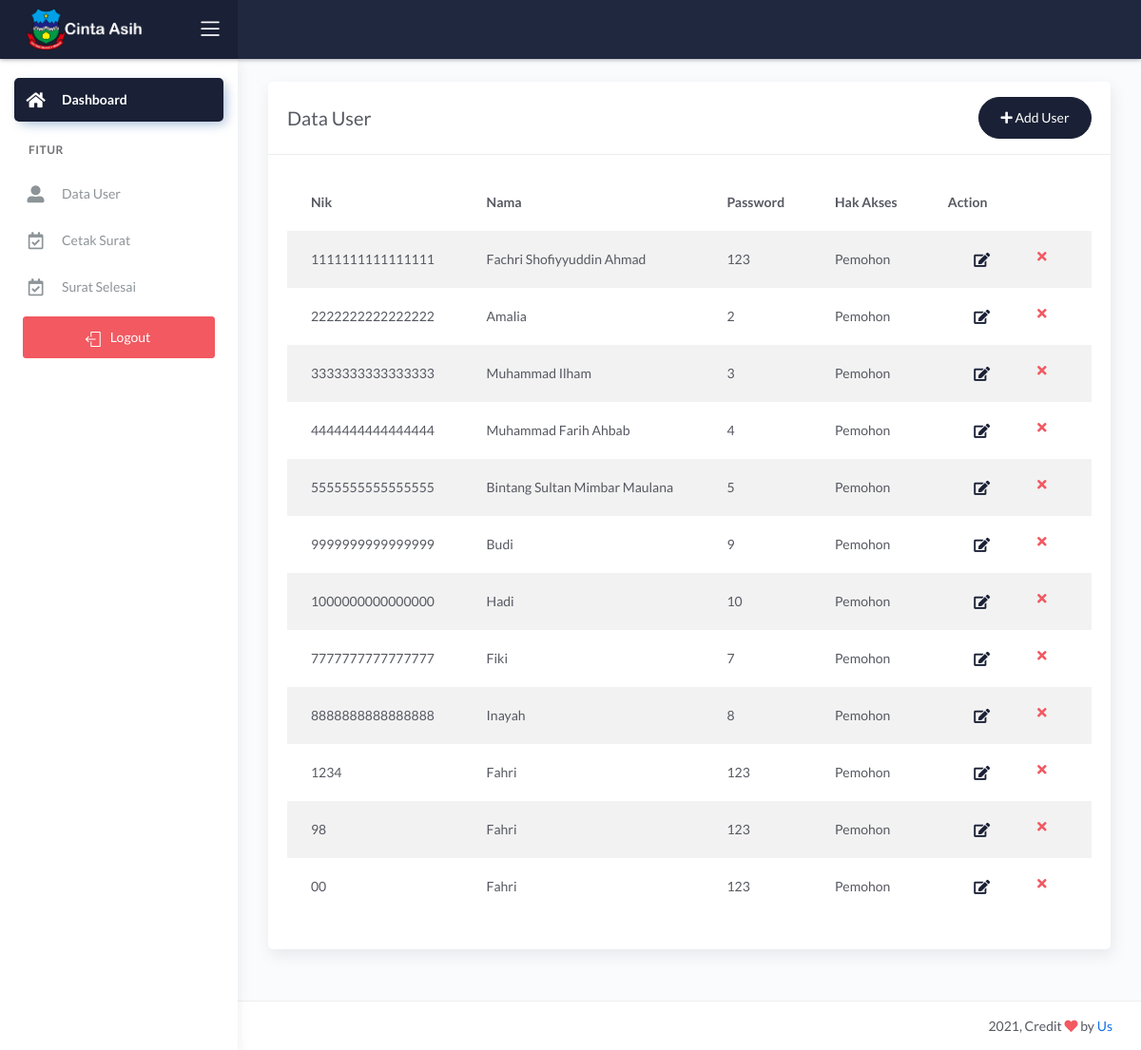
Screenshot of /demo1/main2.php?halaman=tampil_user (signed in) with the database file from the repository.
### tables this page shows
CREATE TABLE `data_pemohon` (
  `nik` varchar(16) NOT NULL,
  `nama` varchar(30) NOT NULL,
  `tanggal_lahir` date NOT NULL,
  `tempat_lahir` varchar(30) NOT NULL,
  `jekel` varchar(20) NOT NULL,
  `agama` varchar(20) NOT NULL,
  `alamat` text NOT NULL,
  `telepon` varchar(13) NOT NULL,
  `pekerjaan` varchar(30) NOT NULL
);

CREATE TABLE `data_user` (
  `nik` varchar(16) NOT NULL,
  `password` varchar(20) NOT NULL,
  `hak_akses` varchar(20) NOT NULL
);

### demo1/tampil_user.php (the view, shortened to what this page needs)
<?php include '../konek.php'; ?>
<link href="css/sweetalert.css" rel="stylesheet" type="text/css">
<div class="page-inner">
    <div class="row">
        <div class="col-md-12">
            <div class="card">
                <div class="card-header">
                    <div class="d-flex align-items-center">
                        <h4 class="card-title">Data User</h4>
                        <a href="?halaman=tambah_user" class="btn btn-primary btn-round ml-auto" style="background:#1a2035!important;">
                            <i class="fa fa-plus"></i>
                            Add User
                        </a>
                    </div>
                </div>
                <div class="card-body">
                    <form action="">
                        <div class="table-responsive">
                            <table id="add" class="display table table-striped table-hover">
                                <thead>
                                    <tr>
                                        <th>Nik</th>
                                        <th>Nama</th>
                                        <th>Password</th>
                                        <th>Hak Akses</th>
                                        <th style="width: 10%">Action</th>
                                    </tr>
                                </thead>
                                <tbody>
                                    <?php
                                    $tampil = "SELECT * FROM data_user natural join data_pemohon";
                                    $query = mysqli_query($konek, $tampil);
                                    while ($data = mysqli_fetch_array($query, MYSQLI_BOTH)) {
                                        $nik = $data['nik'];
                                        $nama = $data['nama'];
                                        $password = $data['password'];
                                        $hak_akses = $data['hak_akses'];
                                    ?>
                                        <tr>
                                            <td><?php echo $nik; ?></td>
                                            <td><?php echo $nama; ?></td>
                                            <td><?php echo $password; ?></td>
                                            <td><?php echo $hak_akses; ?></td>
                                            <td>
                                                <div class="form-button-action">
                                                    <a href="?halaman=ubah_user&nik=<?php echo $nik; ?>" type="button" data-toggle="tooltip" title="" class="btn btn-link btn-primary btn-lg" data-original-title="Edit User">
                                                        <i class="fa fa-edit"></i>
                                                    </a>
                                                    <a href="?halaman=tampil_user" id="hapus" data-id="<?php echo $nik; ?>" data-toggle=" tooltip" title="" class="btn btn-link btn-danger" data-original-title="Hapus User">
                                                        <i class="fa fa-times"></i>
                                                    </a>
                                                </div>
                                            </td>
                                        </tr>
                                    <?php
                                    }
                                    ?>
                                </tbody>
                            </table>
                        </div>
                    </form>
                </div>
            </div>
        </div>
    </div>
</div>

### assets/css/color.css (style rules this page uses)
.btn-primary { background: #1a2035 !important; border-color: #1a2035 !important }

### demo1/tampil_user.php (style rules this page uses)
.btn-primary { background: none !important; border-color: none !important; }
.btn-link.btn-primary { color: #1a2035 !important; }

### rows the page displays
data_pemohon: nik.nik "1111111111111111", nama "Fachri Shofiyyuddin Ahmad", nik.password "123", nik.hak_akses "Pemohon"
data_pemohon: nik.nik "2222222222222222", nama "Amalia", nik.password "2", nik.hak_akses "Pemohon"
data_pemohon: nik.nik "3333333333333333", nama "Muhammad Ilham", nik.password "3", nik.hak_akses "Pemohon"
data_pemohon: nik.nik "4444444444444444", nama "Muhammad Farih Ahbab", nik.password "4", nik.hak_akses "Pemohon"
data_pemohon: nik.nik "5555555555555555", nama "Bintang Sultan Mimbar Maulana", nik.password "5", nik.hak_akses "Pemohon"
data_pemohon: nik.nik "9999999999999999", nama "Budi", nik.password "9", nik.hak_akses "Pemohon"
data_pemohon: nik.nik "1000000000000000", nama "Hadi", nik.password "10", nik.hak_akses "Pemohon"
data_pemohon: nik.nik "7777777777777777", nama "Fiki", nik.password "7", nik.hak_akses "Pemohon"
data_pemohon: nik.nik "8888888888888888", nama "Inayah", nik.password "8", nik.hak_akses "Pemohon"
data_pemohon: nik.nik "1234", nama "Fahri", nik.password "123", nik.hak_akses "Pemohon"
data_pemohon: nik.nik "98", nama "Fahri", nik.password "123", nik.hak_akses "Pemohon"
data_pemohon: nik.nik "00", nama "Fahri", nik.password "123", nik.hak_akses "Pemohon"
